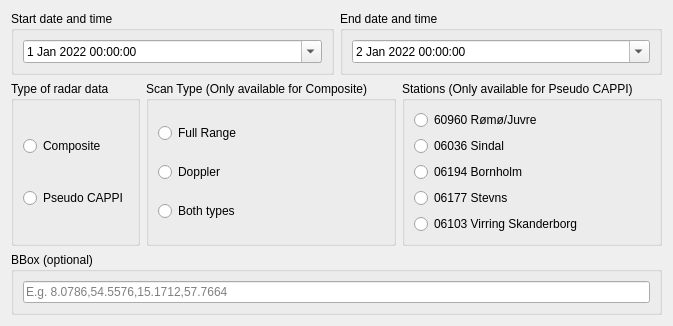
     <widget class="QWidget" name="tab_3">
      <attribute name="title">
       <string>Radar Data</string>
      </attribute>
      <layout class="QVBoxLayout" name="verticalLayout_75">
       <item>
        <layout class="QHBoxLayout" name="horizontalLayout_14">
         <item>
          <widget class="QGroupBox" name="radar_start_time">
           <property name="title">
            <string>Start date and time</string>
           </property>
           <layout class="QVBoxLayout" name="verticalLayout_11">
            <item>
             <widget class="QDateTimeEdit" name="radar_start_date">
              <property name="dateTime">
               <datetime>
                <hour>0</hour>
                <minute>0</minute>
                <second>0</second>
                <year>2022</year>
                <month>1</month>
                <day>1</day>
               </datetime>
              </property>
              <property name="calendarPopup">
               <bool>true</bool>
              </property>
             </widget>
            </item>
           </layout>
          </widget>
         </item>
         <item>
          <widget class="QGroupBox" name="radar_end_time">
           <property name="title">
            <string>End date and time</string>
           </property>
           <layout class="QVBoxLayout" name="verticalLayout_12">
            <item>
             <widget class="QDateTimeEdit" name="radar_end_date">
              <property name="dateTime">
               <datetime>
                <hour>0</hour>
                <minute>0</minute>
                <second>0</second>
                <year>2022</year>
                <month>1</month>
                <day>2</day>
               </datetime>
              </property>
              <property name="calendarPopup">
               <bool>true</bool>
              </property>
             </widget>
            </item>
           </layout>
          </widget>
         </item>
        </layout>
       </item>
       <item>
        <layout class="QHBoxLayout" name="horizontalLayout_31">
         <item>
          <widget class="QGroupBox" name="groupBox_20">
           <property name="title">
            <string>Type of radar data</string>
           </property>
           <layout class="QVBoxLayout" name="verticalLayout_13">
            <item>
             <widget class="QRadioButton" name="composite">
              <property name="text">
               <string>Composite</string>
              </property>
             </widget>
            </item>
            <item>
             <widget class="QRadioButton" name="pseudo">
              <property name="text">
               <string>Pseudo CAPPI</string>
              </property>
             </widget>
            </item>
           </layout>
          </widget>
         </item>
         <item>
          <widget class="QGroupBox" name="scan_type">
           <property name="title">
            <string>Scan Type (Only available for Composite)</string>
           </property>
           <layout class="QVBoxLayout" name="verticalLayout_74">
            <item>
             <widget class="QRadioButton" name="full_range">
              <property name="text">
               <string>Full Range</string>
              </property>
             </widget>
            </item>
            <item>
             <widget class="QRadioButton" name="doppler">
              <property name="text">
               <string>Doppler</string>
              </property>
             </widget>
            </item>
            <item>
             <widget class="QRadioButton" name="both_types">
              <property name="text">
               <string>Both types </string>
              </property>
             </widget>
            </item>
           </layout>
          </widget>
         </item>
         <item>
          <widget class="QGroupBox" name="stat_radar">
           <property name="title">
            <string>Stations (Only available for Pseudo CAPPI)</string>
           </property>
           <layout class="QVBoxLayout" name="verticalLayout_73">
            <item>
             <widget class="QRadioButton" name="_60960">
              <property name="text">
               <string>60960 Rømø/Juvre	</string>
              </property>
             </widget>
            </item>
            <item>
             <widget class="QRadioButton" name="_06036">
              <property name="text">
               <string>06036 Sindal</string>
              </property>
             </widget>
            </item>
            <item>
             <widget class="QRadioButton" name="_06194">
              <property name="text">
               <string>06194 Bornholm</string>
              </property>
             </widget>
            </item>
            <item>
             <widget class="QRadioButton" name="_06177">
              <property name="text">
               <string>06177 Stevns</string>
              </property>
             </widget>
            </item>
            <item>
             <widget class="QRadioButton" name="_06103">
              <property name="text">
               <string>06103 Virring Skanderborg	</string>
              </property>
             </widget>
            </item>
           </layout>
          </widget>
         </item>
        </layout>
       </item>
       <item>
        <widget class="QGroupBox" name="groupBox_29">
         <property name="title">
          <string>BBox (optional)</string>
         </property>
         <layout class="QVBoxLayout" name="verticalLayout_71">
          <item>
           <widget class="QLineEdit" name="lineEdit_2">
            <property name="text">
             <string/>
            </property>
            <property name="placeholderText">
             <string>E.g. 8.0786,54.5576,15.1712,57.7664</string>
            </property>
           </widget>
          </item>
         </layout>
        </widget>
       </item>
      </layout>
     </widget>
